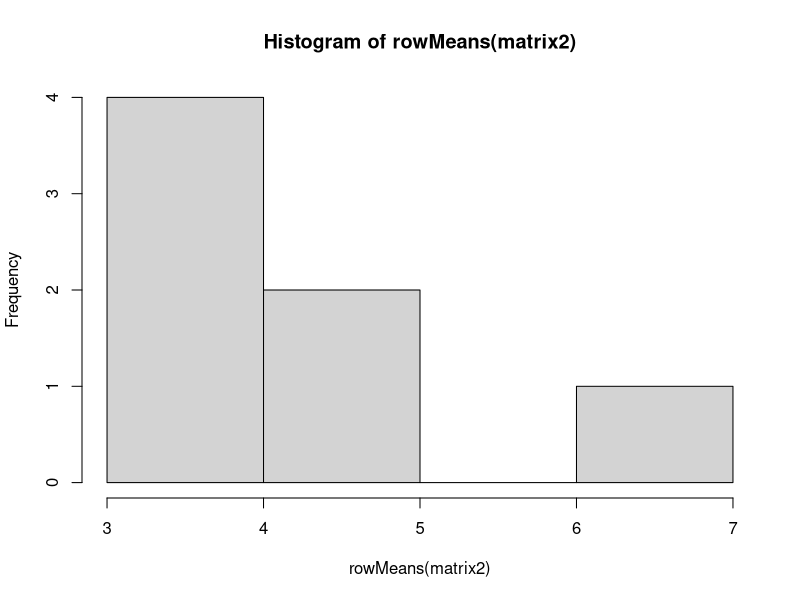

This figure's R source:
# Aufgabe 6 (Construct a Matrix)

# Calculate the row means of this matrix and the standard deviation across the 
# row means
mat1 <- matrix(c(seq(0,18, by = 2), as.integer(runif(70, 0, 10))), nrow = 8, ncol = 10, byrow = TRUE)
mat1
sd(rowMeans(mat1))

# Store the rows in an other matrix and calculate the column means
matrix2 <- mat1[-1,]
matrix2
hist(rowMeans(matrix2))
